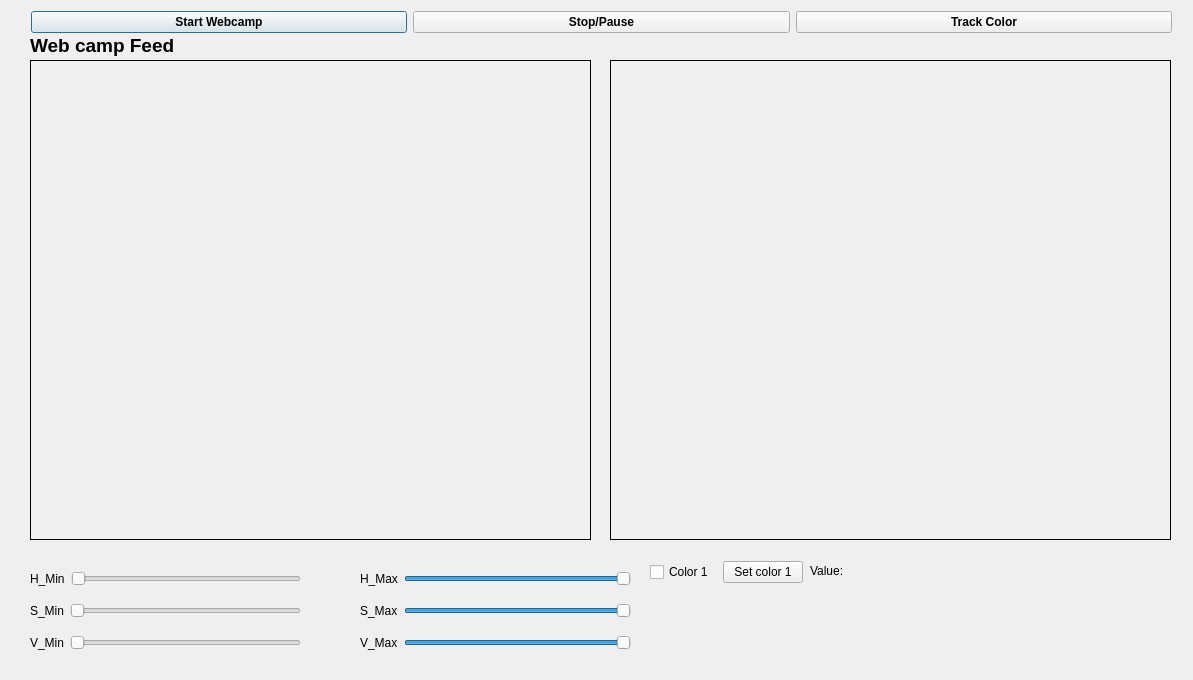
<?xml version="1.0" encoding="UTF-8"?>
<ui version="4.0">
 <class>Dialog</class>
 <widget class="QDialog" name="Dialog">
  <property name="geometry">
   <rect>
    <x>0</x>
    <y>0</y>
    <width>1193</width>
    <height>680</height>
   </rect>
  </property>
  <property name="windowTitle">
   <string>Dialog</string>
  </property>
  <widget class="QLabel" name="lbl_webcamfeed">
   <property name="geometry">
    <rect>
     <x>30</x>
     <y>60</y>
     <width>561</width>
     <height>480</height>
    </rect>
   </property>
   <property name="frameShape">
    <enum>QFrame::Box</enum>
   </property>
   <property name="text">
    <string/>
   </property>
  </widget>
  <widget class="QLabel" name="lbl_webcam_feed">
   <property name="geometry">
    <rect>
     <x>30</x>
     <y>30</y>
     <width>161</width>
     <height>31</height>
    </rect>
   </property>
   <property name="font">
    <font>
     <pointsize>14</pointsize>
     <weight>75</weight>
     <bold>true</bold>
    </font>
   </property>
   <property name="text">
    <string>Web camp Feed</string>
   </property>
  </widget>
  <widget class="QLabel" name="lbl_processed_webcamfeed">
   <property name="geometry">
    <rect>
     <x>610</x>
     <y>60</y>
     <width>561</width>
     <height>480</height>
    </rect>
   </property>
   <property name="frameShape">
    <enum>QFrame::Box</enum>
   </property>
   <property name="text">
    <string/>
   </property>
  </widget>
  <widget class="QWidget" name="layoutWidget">
   <property name="geometry">
    <rect>
     <x>31</x>
     <y>10</y>
     <width>1141</width>
     <height>25</height>
    </rect>
   </property>
   <layout class="QHBoxLayout" name="horizontalLayout">
    <item>
     <widget class="QPushButton" name="btn_start">
      <property name="font">
       <font>
        <weight>75</weight>
        <bold>true</bold>
       </font>
      </property>
      <property name="text">
       <string>Start Webcamp</string>
      </property>
     </widget>
    </item>
    <item>
     <widget class="QPushButton" name="btn_stop">
      <property name="font">
       <font>
        <weight>75</weight>
        <bold>true</bold>
       </font>
      </property>
      <property name="text">
       <string>Stop/Pause</string>
      </property>
     </widget>
    </item>
    <item>
     <widget class="QPushButton" name="btn_track">
      <property name="font">
       <font>
        <weight>75</weight>
        <bold>true</bold>
       </font>
      </property>
      <property name="text">
       <string>Track Color</string>
      </property>
     </widget>
    </item>
   </layout>
  </widget>
  <widget class="QWidget" name="layoutWidget_4">
   <property name="geometry">
    <rect>
     <x>360</x>
     <y>560</y>
     <width>271</width>
     <height>101</height>
    </rect>
   </property>
   <layout class="QVBoxLayout" name="verticalLayout_3">
    <item>
     <layout class="QHBoxLayout" name="horizontalLayout_5">
      <item>
       <widget class="QLabel" name="label_7">
        <property name="text">
         <string>H_Max</string>
        </property>
       </widget>
      </item>
      <item>
       <widget class="QSlider" name="sldr_h_max">
        <property name="maximum">
         <number>255</number>
        </property>
        <property name="value">
         <number>255</number>
        </property>
        <property name="orientation">
         <enum>Qt::Horizontal</enum>
        </property>
       </widget>
      </item>
     </layout>
    </item>
    <item>
     <layout class="QHBoxLayout" name="horizontalLayout_6">
      <item>
       <widget class="QLabel" name="label_8">
        <property name="text">
         <string>S_Max</string>
        </property>
       </widget>
      </item>
      <item>
       <widget class="QSlider" name="sldr_s_max">
        <property name="maximum">
         <number>255</number>
        </property>
        <property name="value">
         <number>255</number>
        </property>
        <property name="orientation">
         <enum>Qt::Horizontal</enum>
        </property>
       </widget>
      </item>
     </layout>
    </item>
    <item>
     <layout class="QHBoxLayout" name="horizontalLayout_7">
      <item>
       <widget class="QLabel" name="label_9">
        <property name="text">
         <string>V_Max</string>
        </property>
       </widget>
      </item>
      <item>
       <widget class="QSlider" name="sldr_v_max">
        <property name="maximum">
         <number>255</number>
        </property>
        <property name="value">
         <number>255</number>
        </property>
        <property name="orientation">
         <enum>Qt::Horizontal</enum>
        </property>
       </widget>
      </item>
     </layout>
    </item>
   </layout>
  </widget>
  <widget class="QLabel" name="lbl_color_1_value">
   <property name="geometry">
    <rect>
     <x>810</x>
     <y>561</y>
     <width>331</width>
     <height>20</height>
    </rect>
   </property>
   <property name="text">
    <string>Value: </string>
   </property>
  </widget>
  <widget class="QWidget" name="">
   <property name="geometry">
    <rect>
     <x>30</x>
     <y>560</y>
     <width>271</width>
     <height>101</height>
    </rect>
   </property>
   <layout class="QVBoxLayout" name="verticalLayout">
    <item>
     <layout class="QHBoxLayout" name="horizontalLayout_2">
      <item>
       <widget class="QLabel" name="label">
        <property name="text">
         <string>H_Min</string>
        </property>
       </widget>
      </item>
      <item>
       <widget class="QSlider" name="sldr_h_min">
        <property name="maximum">
         <number>255</number>
        </property>
        <property name="orientation">
         <enum>Qt::Horizontal</enum>
        </property>
       </widget>
      </item>
     </layout>
    </item>
    <item>
     <layout class="QHBoxLayout" name="horizontalLayout_3">
      <item>
       <widget class="QLabel" name="label_2">
        <property name="text">
         <string>S_Min</string>
        </property>
       </widget>
      </item>
      <item>
       <widget class="QSlider" name="sldr_s_min">
        <property name="maximum">
         <number>255</number>
        </property>
        <property name="orientation">
         <enum>Qt::Horizontal</enum>
        </property>
       </widget>
      </item>
     </layout>
    </item>
    <item>
     <layout class="QHBoxLayout" name="horizontalLayout_4">
      <item>
       <widget class="QLabel" name="label_3">
        <property name="text">
         <string>V_Min</string>
        </property>
       </widget>
      </item>
      <item>
       <widget class="QSlider" name="sldr_v_min">
        <property name="maximum">
         <number>255</number>
        </property>
        <property name="orientation">
         <enum>Qt::Horizontal</enum>
        </property>
       </widget>
      </item>
     </layout>
    </item>
   </layout>
  </widget>
  <widget class="QWidget" name="">
   <property name="geometry">
    <rect>
     <x>650</x>
     <y>560</y>
     <width>153</width>
     <height>25</height>
    </rect>
   </property>
   <layout class="QHBoxLayout" name="horizontalLayout_8">
    <item>
     <widget class="QCheckBox" name="ckb_color_1">
      <property name="text">
       <string>Color 1</string>
      </property>
     </widget>
    </item>
    <item>
     <widget class="QPushButton" name="btn_set_color_1">
      <property name="text">
       <string>Set color 1</string>
      </property>
     </widget>
    </item>
   </layout>
  </widget>
  <zorder>lbl_webcamfeed</zorder>
  <zorder>lbl_webcam_feed</zorder>
  <zorder>lbl_processed_webcamfeed</zorder>
  <zorder>layoutWidget</zorder>
  <zorder>label</zorder>
  <zorder>sldr_h_min</zorder>
  <zorder>layoutWidget_2</zorder>
  <zorder>sldr_s_min</zorder>
  <zorder>layoutWidget_3</zorder>
  <zorder>layoutWidget_4</zorder>
  <zorder>label_10</zorder>
  <zorder>btn_set_color_1</zorder>
  <zorder>lbl_color_1_value</zorder>
 </widget>
 <resources/>
 <connections/>
</ui>
